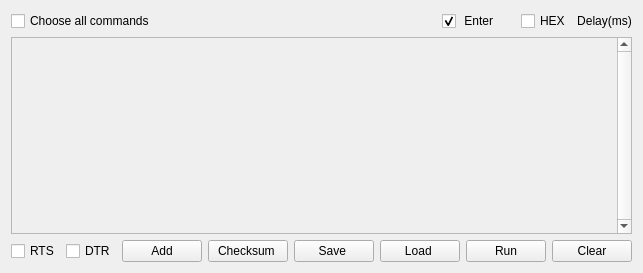
<?xml version="1.0" encoding="UTF-8"?>
<ui version="4.0">
 <class>commandDialog</class>
 <widget class="QWidget" name="commandDialog">
  <property name="geometry">
   <rect>
    <x>0</x>
    <y>0</y>
    <width>607</width>
    <height>273</height>
   </rect>
  </property>
  <property name="font">
   <font>
    <family>Arial</family>
   </font>
  </property>
  <property name="windowTitle">
   <string>Command console</string>
  </property>
  <layout class="QGridLayout" name="gridLayout_2">
   <item row="0" column="1">
    <widget class="QLabel" name="label_2">
     <property name="font">
      <font>
       <family>Arial</family>
       <weight>50</weight>
       <bold>false</bold>
      </font>
     </property>
     <property name="text">
      <string/>
     </property>
    </widget>
   </item>
   <item row="0" column="7">
    <widget class="QLabel" name="label">
     <property name="font">
      <font>
       <family>Arial</family>
       <weight>50</weight>
       <bold>false</bold>
      </font>
     </property>
     <property name="text">
      <string/>
     </property>
    </widget>
   </item>
   <item row="0" column="2">
    <widget class="QLabel" name="label_3">
     <property name="font">
      <font>
       <family>Arial</family>
       <weight>50</weight>
       <bold>false</bold>
      </font>
     </property>
     <property name="text">
      <string/>
     </property>
    </widget>
   </item>
   <item row="0" column="5">
    <widget class="QLabel" name="label_6">
     <property name="font">
      <font>
       <family>Arial</family>
       <weight>50</weight>
       <bold>false</bold>
      </font>
     </property>
     <property name="text">
      <string/>
     </property>
    </widget>
   </item>
   <item row="0" column="10">
    <widget class="QCheckBox" name="checkBox_HexAll">
     <property name="minimumSize">
      <size>
       <width>50</width>
       <height>0</height>
      </size>
     </property>
     <property name="font">
      <font>
       <family>Arial</family>
       <weight>50</weight>
       <bold>false</bold>
      </font>
     </property>
     <property name="text">
      <string>HEX</string>
     </property>
    </widget>
   </item>
   <item row="0" column="9">
    <widget class="QLabel" name="label_7">
     <property name="maximumSize">
      <size>
       <width>10</width>
       <height>19</height>
      </size>
     </property>
     <property name="font">
      <font>
       <family>Arial</family>
       <weight>50</weight>
       <bold>false</bold>
      </font>
     </property>
     <property name="text">
      <string/>
     </property>
    </widget>
   </item>
   <item row="2" column="0" colspan="12">
    <layout class="QHBoxLayout" name="horizontalLayout">
     <item>
      <widget class="QCheckBox" name="checkBox_RTS">
       <property name="font">
        <font>
         <family>Arial</family>
         <weight>50</weight>
         <bold>false</bold>
        </font>
       </property>
       <property name="text">
        <string>RTS</string>
       </property>
      </widget>
     </item>
     <item>
      <widget class="QCheckBox" name="checkBox_DTR">
       <property name="font">
        <font>
         <family>Arial</family>
         <weight>50</weight>
         <bold>false</bold>
        </font>
       </property>
       <property name="text">
        <string>DTR</string>
       </property>
      </widget>
     </item>
     <item>
      <widget class="QPushButton" name="pushButton_add">
       <property name="font">
        <font>
         <family>Arial</family>
         <weight>50</weight>
         <bold>false</bold>
        </font>
       </property>
       <property name="toolTip">
        <string>Increase the sending bar</string>
       </property>
       <property name="styleSheet">
        <string notr="true"/>
       </property>
       <property name="text">
        <string>Add</string>
       </property>
      </widget>
     </item>
     <item>
      <widget class="QPushButton" name="pushButton_NMEACS">
       <property name="font">
        <font>
         <family>Arial</family>
         <weight>50</weight>
         <bold>false</bold>
        </font>
       </property>
       <property name="toolTip">
        <string>Add checksum to NMEA</string>
       </property>
       <property name="text">
        <string>Checksum </string>
       </property>
      </widget>
     </item>
     <item>
      <widget class="QPushButton" name="pushButton">
       <property name="minimumSize">
        <size>
         <width>0</width>
         <height>18</height>
        </size>
       </property>
       <property name="font">
        <font>
         <family>Arial</family>
         <pointsize>9</pointsize>
         <weight>50</weight>
         <bold>false</bold>
        </font>
       </property>
       <property name="toolTip">
        <string>Save the current commands to the file</string>
       </property>
       <property name="styleSheet">
        <string notr="true"/>
       </property>
       <property name="text">
        <string>Save </string>
       </property>
      </widget>
     </item>
     <item>
      <widget class="QPushButton" name="Load_configuration_pushButton">
       <property name="minimumSize">
        <size>
         <width>0</width>
         <height>18</height>
        </size>
       </property>
       <property name="font">
        <font>
         <family>Arial</family>
         <pointsize>9</pointsize>
         <weight>50</weight>
         <bold>false</bold>
        </font>
       </property>
       <property name="toolTip">
        <string>Load the command from the file</string>
       </property>
       <property name="styleSheet">
        <string notr="true"/>
       </property>
       <property name="text">
        <string>Load </string>
       </property>
      </widget>
     </item>
     <item>
      <widget class="QPushButton" name="sendButton">
       <property name="font">
        <font>
         <family>Arial</family>
         <weight>50</weight>
         <bold>false</bold>
        </font>
       </property>
       <property name="toolTip">
        <string>Cyclic sending</string>
       </property>
       <property name="styleSheet">
        <string notr="true"/>
       </property>
       <property name="text">
        <string>Run</string>
       </property>
      </widget>
     </item>
     <item>
      <widget class="QPushButton" name="pushButton_ClearAll">
       <property name="minimumSize">
        <size>
         <width>0</width>
         <height>18</height>
        </size>
       </property>
       <property name="font">
        <font>
         <family>Arial</family>
         <pointsize>9</pointsize>
         <weight>50</weight>
         <bold>false</bold>
        </font>
       </property>
       <property name="toolTip">
        <string>Clear all</string>
       </property>
       <property name="styleSheet">
        <string notr="true"/>
       </property>
       <property name="text">
        <string>Clear</string>
       </property>
      </widget>
     </item>
    </layout>
   </item>
   <item row="1" column="0" colspan="12">
    <widget class="QScrollArea" name="scrollArea">
     <property name="font">
      <font>
       <family>Arial</family>
       <weight>50</weight>
       <bold>false</bold>
      </font>
     </property>
     <property name="verticalScrollBarPolicy">
      <enum>Qt::ScrollBarAlwaysOn</enum>
     </property>
     <property name="widgetResizable">
      <bool>true</bool>
     </property>
     <widget class="QWidget" name="scrollAreaWidgetContents">
      <property name="geometry">
       <rect>
        <x>0</x>
        <y>0</y>
        <width>570</width>
        <height>197</height>
       </rect>
      </property>
      <layout class="QGridLayout" name="gridLayout">
       <item row="3" column="0">
        <spacer name="verticalSpacer">
         <property name="font">
          <font>
           <family>Arial</family>
           <weight>50</weight>
           <bold>false</bold>
          </font>
         </property>
         <property name="orientation">
          <enum>Qt::Vertical</enum>
         </property>
         <property name="sizeType">
          <enum>QSizePolicy::Preferred</enum>
         </property>
         <property name="sizeHint" stdset="0">
          <size>
           <width>20</width>
           <height>40</height>
          </size>
         </property>
        </spacer>
       </item>
       <item row="1" column="0">
        <layout class="QVBoxLayout" name="verticalLayout">
         <property name="spacing">
          <number>6</number>
         </property>
        </layout>
       </item>
      </layout>
     </widget>
    </widget>
   </item>
   <item row="0" column="3">
    <widget class="QLabel" name="label_4">
     <property name="font">
      <font>
       <family>Arial</family>
       <weight>50</weight>
       <bold>false</bold>
      </font>
     </property>
     <property name="text">
      <string/>
     </property>
    </widget>
   </item>
   <item row="0" column="0">
    <widget class="QCheckBox" name="chooseAll">
     <property name="font">
      <font>
       <family>Arial</family>
       <weight>50</weight>
       <bold>false</bold>
      </font>
     </property>
     <property name="text">
      <string>Choose all commands</string>
     </property>
    </widget>
   </item>
   <item row="0" column="4">
    <widget class="QLabel" name="label_5">
     <property name="font">
      <font>
       <family>Arial</family>
       <weight>50</weight>
       <bold>false</bold>
      </font>
     </property>
     <property name="text">
      <string/>
     </property>
    </widget>
   </item>
   <item row="0" column="11">
    <widget class="QLabel" name="label_28">
     <property name="sizePolicy">
      <sizepolicy hsizetype="Minimum" vsizetype="Fixed">
       <horstretch>0</horstretch>
       <verstretch>0</verstretch>
      </sizepolicy>
     </property>
     <property name="font">
      <font>
       <family>Arial</family>
       <weight>50</weight>
       <bold>false</bold>
      </font>
     </property>
     <property name="text">
      <string>&lt;html&gt;&lt;head/&gt;&lt;body&gt;&lt;p&gt;Delay(ms)&lt;/p&gt;&lt;/body&gt;&lt;/html&gt;</string>
     </property>
     <property name="alignment">
      <set>Qt::AlignCenter</set>
     </property>
    </widget>
   </item>
   <item row="0" column="8">
    <widget class="QCheckBox" name="carriage_char_checkBox">
     <property name="maximumSize">
      <size>
       <width>200</width>
       <height>20</height>
      </size>
     </property>
     <property name="font">
      <font>
       <family>Arial</family>
       <weight>50</weight>
       <bold>false</bold>
      </font>
     </property>
     <property name="text">
      <string> Enter</string>
     </property>
     <property name="checked">
      <bool>true</bool>
     </property>
    </widget>
   </item>
  </layout>
 </widget>
 <resources/>
 <connections/>
</ui>
